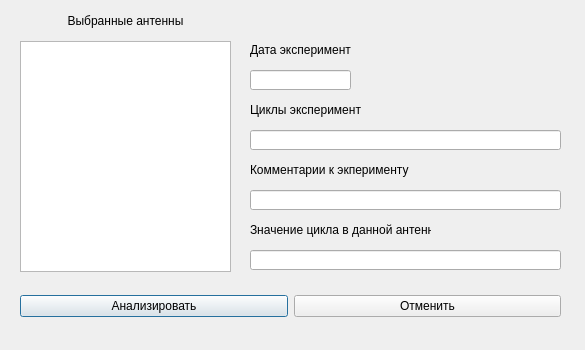
<?xml version="1.0" encoding="UTF-8"?>
<ui version="4.0">
 <class>DialogSelAntennas</class>
 <widget class="QDialog" name="DialogSelAntennas">
  <property name="geometry">
   <rect>
    <x>0</x>
    <y>0</y>
    <width>585</width>
    <height>350</height>
   </rect>
  </property>
  <property name="sizePolicy">
   <sizepolicy hsizetype="Fixed" vsizetype="Fixed">
    <horstretch>0</horstretch>
    <verstretch>0</verstretch>
   </sizepolicy>
  </property>
  <property name="minimumSize">
   <size>
    <width>585</width>
    <height>350</height>
   </size>
  </property>
  <property name="maximumSize">
   <size>
    <width>585</width>
    <height>350</height>
   </size>
  </property>
  <property name="windowTitle">
   <string>Эксперименты</string>
  </property>
  <widget class="QWidget" name="layoutWidget">
   <property name="geometry">
    <rect>
     <x>20</x>
     <y>290</y>
     <width>541</width>
     <height>33</height>
    </rect>
   </property>
   <layout class="QHBoxLayout">
    <property name="spacing">
     <number>6</number>
    </property>
    <property name="leftMargin">
     <number>0</number>
    </property>
    <property name="topMargin">
     <number>0</number>
    </property>
    <property name="rightMargin">
     <number>0</number>
    </property>
    <property name="bottomMargin">
     <number>0</number>
    </property>
    <item>
     <widget class="QPushButton" name="okButton">
      <property name="text">
       <string>Анализировать</string>
      </property>
     </widget>
    </item>
    <item>
     <widget class="QPushButton" name="cancelButton">
      <property name="text">
       <string>Отменить</string>
      </property>
     </widget>
    </item>
   </layout>
  </widget>
  <widget class="QLabel" name="lblFind">
   <property name="geometry">
    <rect>
     <x>30</x>
     <y>10</y>
     <width>191</width>
     <height>21</height>
    </rect>
   </property>
   <property name="text">
    <string>Выбранные антенны</string>
   </property>
   <property name="alignment">
    <set>Qt::AlignCenter</set>
   </property>
  </widget>
  <widget class="QListWidget" name="listWidget">
   <property name="geometry">
    <rect>
     <x>20</x>
     <y>41</y>
     <width>211</width>
     <height>231</height>
    </rect>
   </property>
  </widget>
  <widget class="QLabel" name="lblFind_2">
   <property name="geometry">
    <rect>
     <x>250</x>
     <y>40</y>
     <width>101</width>
     <height>20</height>
    </rect>
   </property>
   <property name="text">
    <string>Дата эксперимента</string>
   </property>
   <property name="alignment">
    <set>Qt::AlignLeading|Qt::AlignLeft|Qt::AlignVCenter</set>
   </property>
  </widget>
  <widget class="QLineEdit" name="leDate">
   <property name="geometry">
    <rect>
     <x>250</x>
     <y>70</y>
     <width>101</width>
     <height>20</height>
    </rect>
   </property>
  </widget>
  <widget class="QLineEdit" name="leCicles">
   <property name="geometry">
    <rect>
     <x>250</x>
     <y>130</y>
     <width>311</width>
     <height>20</height>
    </rect>
   </property>
  </widget>
  <widget class="QLabel" name="lblFind_3">
   <property name="geometry">
    <rect>
     <x>250</x>
     <y>100</y>
     <width>111</width>
     <height>20</height>
    </rect>
   </property>
   <property name="text">
    <string>Циклы эксперимента</string>
   </property>
   <property name="alignment">
    <set>Qt::AlignLeading|Qt::AlignLeft|Qt::AlignVCenter</set>
   </property>
  </widget>
  <widget class="QLineEdit" name="leComm">
   <property name="geometry">
    <rect>
     <x>250</x>
     <y>190</y>
     <width>311</width>
     <height>20</height>
    </rect>
   </property>
  </widget>
  <widget class="QLabel" name="lblFind_4">
   <property name="geometry">
    <rect>
     <x>250</x>
     <y>160</y>
     <width>161</width>
     <height>20</height>
    </rect>
   </property>
   <property name="text">
    <string>Комментарии к экперименту</string>
   </property>
   <property name="alignment">
    <set>Qt::AlignLeading|Qt::AlignLeft|Qt::AlignVCenter</set>
   </property>
  </widget>
  <widget class="QLineEdit" name="leCicles_2">
   <property name="geometry">
    <rect>
     <x>250</x>
     <y>250</y>
     <width>311</width>
     <height>20</height>
    </rect>
   </property>
  </widget>
  <widget class="QLabel" name="lblFind_6">
   <property name="geometry">
    <rect>
     <x>250</x>
     <y>220</y>
     <width>181</width>
     <height>20</height>
    </rect>
   </property>
   <property name="text">
    <string>Значение цикла в данной антенне</string>
   </property>
   <property name="alignment">
    <set>Qt::AlignLeading|Qt::AlignLeft|Qt::AlignVCenter</set>
   </property>
  </widget>
 </widget>
 <resources/>
 <connections>
  <connection>
   <sender>okButton</sender>
   <signal>clicked()</signal>
   <receiver>DialogSelAntennas</receiver>
   <slot>accept()</slot>
   <hints>
    <hint type="sourcelabel">
     <x>278</x>
     <y>253</y>
    </hint>
    <hint type="destinationlabel">
     <x>96</x>
     <y>254</y>
    </hint>
   </hints>
  </connection>
  <connection>
   <sender>cancelButton</sender>
   <signal>clicked()</signal>
   <receiver>DialogSelAntennas</receiver>
   <slot>reject()</slot>
   <hints>
    <hint type="sourcelabel">
     <x>369</x>
     <y>253</y>
    </hint>
    <hint type="destinationlabel">
     <x>179</x>
     <y>282</y>
    </hint>
   </hints>
  </connection>
 </connections>
</ui>
